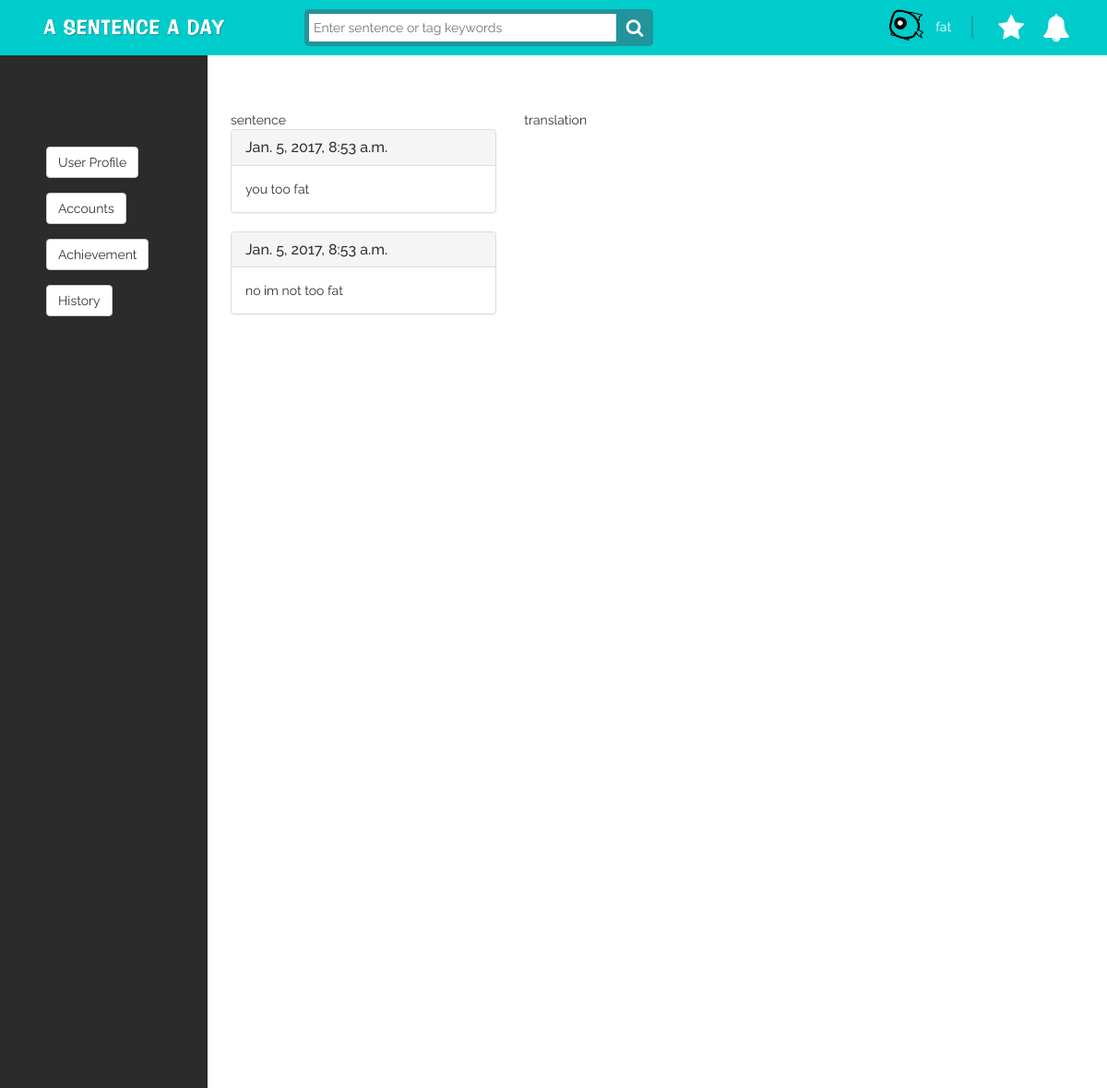
/user/history/ (signed in), run on the app's committed database.
### sentence/models.py (models this page shows, shortened)
class User(models.Model):
	UID = models.AutoField(primary_key=True)
	UserName = models.CharField(max_length=50, null=False)
	Email = models.EmailField(max_length=254,unique = True)
	Password = models.CharField(max_length=50, null=False)
	SocialID = models.BigIntegerField(null=True,unique = True)
 	UserIcon = models.ImageField(upload_to='UserIcon_folder',default='/images/fish.png')

class Sentence(models.Model):
	SID = models.AutoField(primary_key=True, null=False, unique=True)
	Date = models.DateTimeField(default=timezone.now, blank=True)
	Content = models.TextField()
	Sentence_tag = models.TextField(null=False, default='unknown')
	TopicID = models.ForeignKey('Topic',null=True,on_delete=models.CASCADE)
	UID = models.ForeignKey('User', on_delete=models.CASCADE)
	Likes = models.PositiveIntegerField(default=0)
	Views = models.PositiveIntegerField(default=0)

### sentence/views.py (the view)
# urls.py: url(r'^user/history/', views.user_history),
def user_history(request):
    if request.session.get('UID'):
        get_uid = request.session.get('UID')
        usermodel = User.objects.get(UID=get_uid)
        sentencemodel = Sentence.objects.filter(UID=get_uid)
        translationmodel = Translation.objects.filter(UID=get_uid)
        return render(request, "sentence/user_history.html",{'sentence_model': sentencemodel,'translation_model': translationmodel,'username': usermodel})
    else:
        return render(request, "sentence/user_history.html")

### sentence/templates/sentence/user_history.html (shortened to what this page needs)
{% extends 'sentence/background_afterlogin.html' %}
{% load staticfiles %}
{% block content1 %}
<div id="wrapper">
    <ul class="nav navbar-nav side-nav">
        <div class="sidebar-menu">
            <a href="/user/profile"><button type="button" class="btn btn-default navbar-btn">User Profile</button></a>
            <a href="/user/account"><button type="button" class="btn btn-default navbar-btn">Accounts</button></a>
            <a href="/user/achievement"><button type="button" class="btn btn-default navbar-btn">Achievement</button></a>
            <a href="/user/history"><button type="button" class="btn btn-default navbar-btn">History</button></a>
        </div>
    </ul>
    <div id="page-wrapper">
        <div class="container-fluid">
            <div class="row">
                <div class="col-sm-4">
                sentence
                {% for sentence in sentence_model %}
                    <div class="panel panel-default">
                        <div class="panel-heading">
                            <h3 class="panel-title">{{ sentence.Date }}</h3>
                        </div>
                        <div class="panel-body">
                            {{ sentence.Content }}
                        </div>
                    </div>
                {% endfor %}
                </div>
                <div class="col-sm-4">
                translation
                </div>
            </div>
        </div>
    </div>
{% endblock content1 %}

### sentence/templates/sentence/background_afterlogin.html (shortened to what this page needs)
{% load staticfiles %}
<!DOCTYPE html>
<html>
<head>
    <link rel="stylesheet" href="https://cdnjs.cloudflare.com/ajax/libs/normalize/5.0.0/normalize.min.css">
    <link rel="stylesheet" href="https://netdna.bootstrapcdn.com/bootstrap/3.3.7/css/bootstrap.min.css">
    <link rel="stylesheet" href="{% static 'icons-fonts/glyphicon-style.css' %}">
    <link href="https://file.myfontastic.com/aR4fpYP5juQuaFcCLbzkFZ/icons.css" rel="stylesheet">
    <link rel="stylesheet" href="https://maxcdn.bootstrapcdn.com/font-awesome/4.7.0/css/font-awesome.min.css">
    <link rel="stylesheet" href="{% static 'css/styles.css' %}">
    <link rel="stylesheet" href="{% static 'css/navbar.css' %}">
    <link rel="stylesheet" href="{% static 'css/textfield.css' %}">
    <link rel="stylesheet" href="{% static 'css/postcard.css' %}">
    <link rel="stylesheet" href="{% static 'css/sentence.css' %}">
    <link rel="stylesheet" href="{% static 'css/userMap.css' %}">
    <link href="{% static 'css/jqvmap.css' %}" media="screen" rel="stylesheet" type="text/css">
    <link rel="stylesheet" href="{% static 'css/sb-admin.css' %}">
    <link rel="stylesheet" href="{% static 'css/morris.css' %}">
</head>
<body>
    <div class="header">
        <nav class="navbar-fixed-top" role="navigation">
            <div class="navbar header-1">
                <div class="container">
                    <div class="col-md-3 col-sm-6 col-xs-6">
                        <div class="header-logo">
                            <a href="/"> <img class="logo img-valign img-responsive" src="{% static 'images/logo2.png' %}"> </a>
                        </div>
                    </div>
                    <div class="col-md-6 col-sm-6 col-xs-6">
                        <form class="search">
                            <input class="searchTerm" placeholder="Enter sentence or tag keywords" />
                        </form>
                    </div>
                    <div class="col-md-3 col-sm-6 col-xs-6 header-mobile-sm">
                        <div class="header-sm user">
                            <span class="after-login">
                                  <a href="#" class="dropdown-toggle" data-toggle="dropdown" role="button" aria-expanded="false">
                                  {% if username %}
                                    <img src="{% static username.UserIcon.url %}" height="40" width="40" id="user-pic">
                                    <span id="user-name"><font color=#fff>{{username.UserName}}</font></span>
                                  {% else %}
                                    <i class="fa fa-user-circle" style="font-size: 30px; color:#FFF" id="user-pic"></i>
                                    <span id="user-name"><font color=#fff>UserName</font></span>
                                  {% endif %}
                                  </a>
                            </span>
                        </div>
                        <span style="color:#22949b; font-size: 26px;">|&ensp;</span>
                        <div class="header-sm favorite">
                            <span class="after-login">
                                  <a href="#" class="dropdown-toggle" data-toggle="dropdown" role="button" aria-expanded="false">
                                    <i class="fa fa-star" style="font-size: 30px; color:#fff;"></i>
                                  </a>
                            </span>
                        </div>
                        <div class="header-sm notification">
                            <span class="after-login">
                                  <a href="#" class="dropdown-toggle" data-toggle="dropdown" role="button" aria-expanded="false">
                                    <i class="fa fa-bell" style="font-size: 30px; color:#fff;"></i>
                                  </a>
                            </span>
                        </div>
                    </div>
                </div>
            </div>
        </nav>
    </div>
    <div class="body"> {% block content1 %} {% endblock content1 %} </div>
</body>
</html>

### sentence/static/css/styles.css (style rules this page uses)
html, head, body { height: 100%; background: white; font-family: 'Raleway', sans-serif; -webkit-font-smoothing: antialiased; }
body { padding-top: 30px; }
.body { margin-top: 80px; }

### sentence/static/css/navbar.css (style rules this page uses)
.img-valign { -webkit-transform: translateY(-50%); -moz-transform: translateY(-50%); -ms-transform: translateY(-50%); -o-transform: translateY(-50%); transform: translateY(-50%); }
.logo { width: 200px; float: left; }
.img-valign { position: relative; top: 50%; }
.navbar { min-height: inherit; }
input { outline: none; }
.header-1 { height: 60px; background: #00CCCC; margin-bottom: 0; border: none; border-radius: 0; }
.header-logo { position: relative; margin-top: 30px; }
.header-mobile-sm { height: 60px; padding: 0; display: flex; justify-content: flex-end; align-items: center; }
.header-sm span { padding: 10px; }
.after-login a { text-decoration: none; }
.search { width: 70%; position: relative; margin-top: 10px; }
.search:before { position: absolute; top: 0; right: 0; width: 40px; height: 40px; line-height: 40px; font-family: 'FontAwesome'; content: '\f002'; font-size: 20px; background: #22949b; text-align: center; color: #fff; border-radius: 5px; -webkit-font-smoothing: subpixel-antialiased; font-smooth: always; }
.searchTerm { -moz-box-sizing: border-box; -webkit-box-sizing: border-box; box-sizing: border-box; width: 100%; border: 5px solid #22949b; padding: 5px; height: 40px; border-radius: 5px; outline: none; }

### sentence/static/css/sb-admin.css (style rules this page uses)
#wrapper { padding-left: 0; }
#page-wrapper { width: 100%; padding: 0; background-color: #fff; height: 100vh; }
@media (min-width:768px) { #wrapper { padding-left: 225px; } }
@media (min-width:768px) { #page-wrapper { padding: 10px; } }
@media (min-width:768px) { .side-nav { position: fixed; top: 51px; left: 225px; width: 225px; margin-left: -225px; border: none; border-radius: 0; overflow-y: auto; background-color: #2B2B2B; bottom: 0; overflow-x: hidden; padding-bottom: 40px; } }
.sidebar-menu { margin-top: 100px; margin-left: 50px; }

### data on the page
User: UserIcon (picture), UserName "fat"
Sentence: Date "Jan. 5, 2017, 8:53 a.m.", Content "you too fat"
Sentence: Date "Jan. 5, 2017, 8:53 a.m.", Content "no im not too fat"
